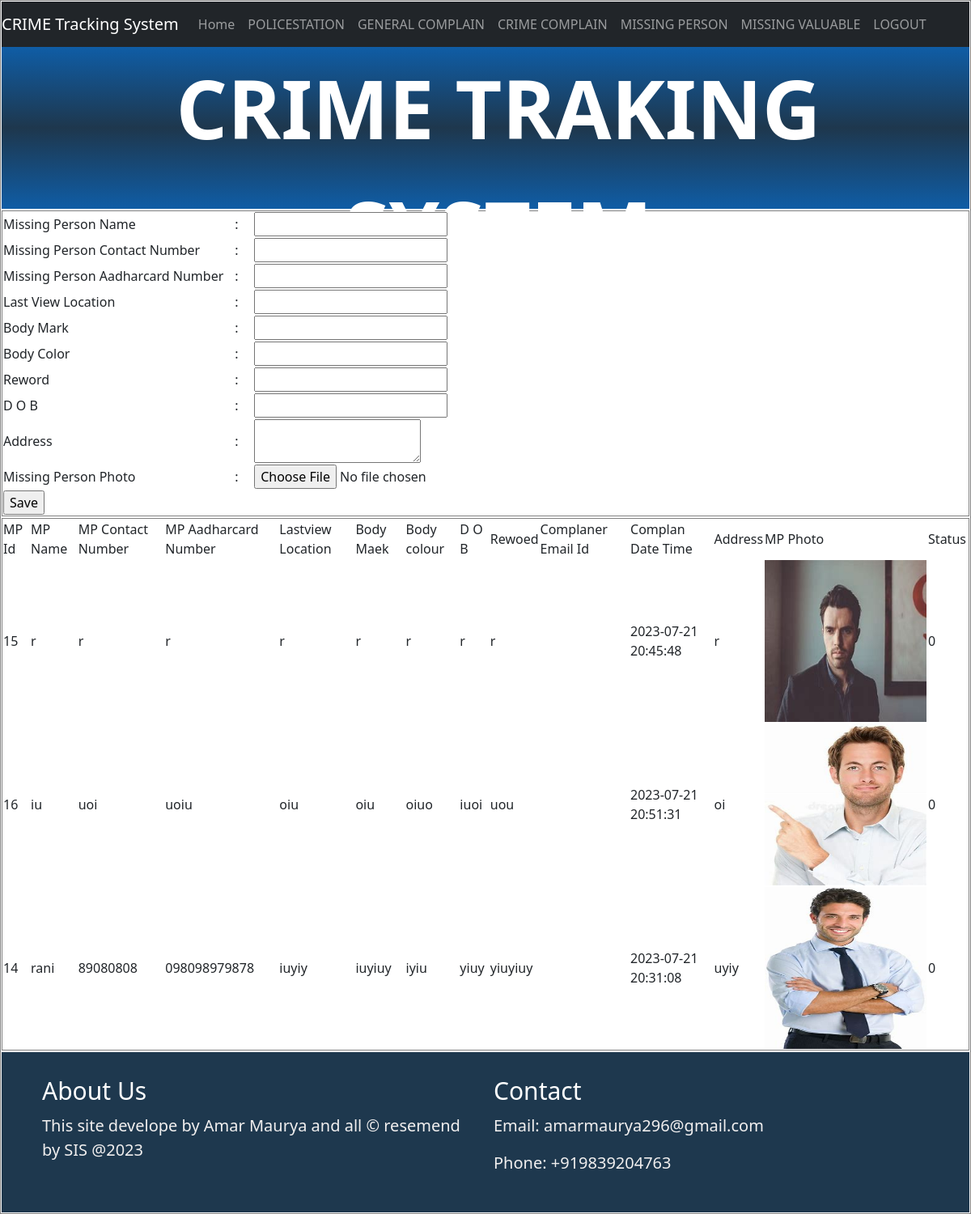
Page /Reg/MissingPerson.php on the committed database.
### tables this page shows
CREATE TABLE IF NOT EXISTS `mp` (
  `mp_Id` int(50) NOT NULL AUTO_INCREMENT,
  `mp_name` varchar(50) NOT NULL,
  `mp_contactno` varchar(50) NOT NULL,
  `mp_aadharcardno` varchar(50) NOT NULL,
  `lastview_location` varchar(50) NOT NULL,
  `body_mark` varchar(50) NOT NULL,
  `body_color` varchar(50) NOT NULL,
  `dob` varchar(50) NOT NULL,
  `reword` varchar(50) NOT NULL,
  `complaner_email` varchar(50) NOT NULL,
  `Complain_date_time` varchar(50) NOT NULL,
  `address` varchar(50) NOT NULL,
  `mp_photo` varchar(50) NOT NULL,
  `status` varchar(50) NOT NULL,
  PRIMARY KEY (`mp_Id`)
);

### Reg/MissingPerson.php (the view, shortened to what this page needs)
<!DOCTYPE html PUBLIC "-//W3C//DTD XHTML 1.0 Transitional//EN" "http://www.w3.org/TR/xhtml1/DTD/xhtml1-transitional.dtd">
<html xmlns="http://www.w3.org/1999/xhtml">
<head>
</head>
<body>
	<form id="form1" name="form1" method="post" action="" enctype="multipart/form-data">
  <table width="100%" border="1" cellspacing="0">
    <tr>
      <td><?php include('header.php');?></td>
    <tr>
      <td><table width="100%" border="1" cellspacing="0">
        <tr>
          <td width="24%">Missing Person Name </td>
          <td width="2%">:</td>
          <td width="74%"><label>
            <input name="t1" type="text" id="t1" />
          </label></td>
        </tr>
        <tr>
          <td>Missing Person Contact Number </td>
          <td>:</td>
          <td><label>
            <input name="t2" type="text" id="t2" />
          </label></td>
        </tr>
        <tr>
          <td>Missing Person Aadharcard Number </td>
          <td>:</td>
          <td><label>
            <input name="t3" type="text" id="t3" />
          </label></td>
        </tr>
        <tr>
          <td>Last View Location </td>
          <td>:</td>
          <td><label>
            <input name="t4" type="text" id="t4" />
          </label></td>
        </tr>
        <tr>
          <td>Body Mark </td>
          <td>:</td>
          <td><label>
            <input name="t5" type="text" id="t5" />
          </label></td>
        </tr>
        <tr>
          <td>Body Color </td>
          <td>:</td>
          <td><label>
            <input name="t6" type="text" id="t6" />
          </label></td>
        </tr>
        <tr>
          <td>Reword</td>
          <td>:</td>
          <td><label>
            <input name="t7" type="text" id="t7" />
          </label></td>
        </tr>
        <tr>
          <td>D O B </td>
          <td>:</td>
          <td><label>
            <input name="t8" type="text" id="t8" />
          </label></td>
        </tr>
        <tr>
          <td>Address</td>
          <td>:</td>
          <td><label>
             <textarea name="t11" id="t11"></textarea>
          </label></td>
        </tr>
        <tr>
          <td>Missing Person Photo </td>
          <td>:</td>
          <td><label>
            <input name="t12" type="file" id="t12" />
          </label></td>
        </tr>
        <tr>
          <td><label>
            <input name="S" type="submit" id="S" value="Save" />
          </label></td>
          <td>&nbsp;</td>
          <td><?php
		  ?></td>
        </tr>
      </table>
	  </td>
    </tr>
		 <tr>
      <td><table width="100%" border="1" cellspacing="0">
        <tr>
          <td>MP Id</td>
          <td>MP Name</td>
          <td>MP Contact Number</td>
          <td>MP Aadharcard Number</td>
          <td>Lastview Location</td>
          <td>Body Maek</td>
          <td>Body colour</td>
          <td>D O B</td>
          <td>Rewoed</td>
          <td>Complaner Email Id</td>
          <td>Complan Date Time</td>
          <td>Address</td>
          <td>MP Photo</td>
          <td>Status</td>
          <td>
		  <?php
	  	$ss=mysql_query("select * from mp");
		while($c=mysql_fetch_array($ss))
		{
			echo"<tr>
        <td>$c[0]</td>
        <td>$c[1]</td>
        <td>$c[2]</td>
        <td>$c[3]</td>
	    <td>$c[4]</td>
	    <td>$c[5]</td>
		<td>$c[6]</td>
	    <td>$c[7]</td>
		<td>$c[8]</td>
    	<td>$c[9]</td>
		<td>$c[10]</td>
		<td>$c[11]</td>
		<td><img src='mmp/$c[12]' height='200px' width='200px'/></td>
		<td>$c[13]</td>
      </tr>";
		}
		  ?>
		  </td>
        </tr>
      </table></td>
    </tr>
    <tr>
      <td><?php include('footer.php');?></td>
    </tr>
</body>
</html>

### rows in the picture
mp: mp_Id "15", mp_name "r", mp_contactno "r", mp_aadharcardno "r", lastview_location "r", body_mark "r", body_color "r", dob "r", reword "r", Complain_date_time "2023-07-21 20:45:48", address "r", mp_photo (picture), status "0"
mp: mp_Id "16", mp_name "iu", mp_contactno "uoi", mp_aadharcardno "uoiu", lastview_location "oiu", body_mark "oiu", body_color "oiuo", dob "iuoi", reword "uou", Complain_date_time "2023-07-21 20:51:31", address "oi", mp_photo (picture), status "0"
mp: mp_Id "14", mp_name "rani", mp_contactno "89080808", mp_aadharcardno "098098979878", lastview_location "iuyiy", body_mark "iuyiuy", body_color "iyiu", dob "yiuy", reword "yiuyiuy", Complain_date_time "2023-07-21 20:31:08", address "uyiy", mp_photo (picture), status "0"
